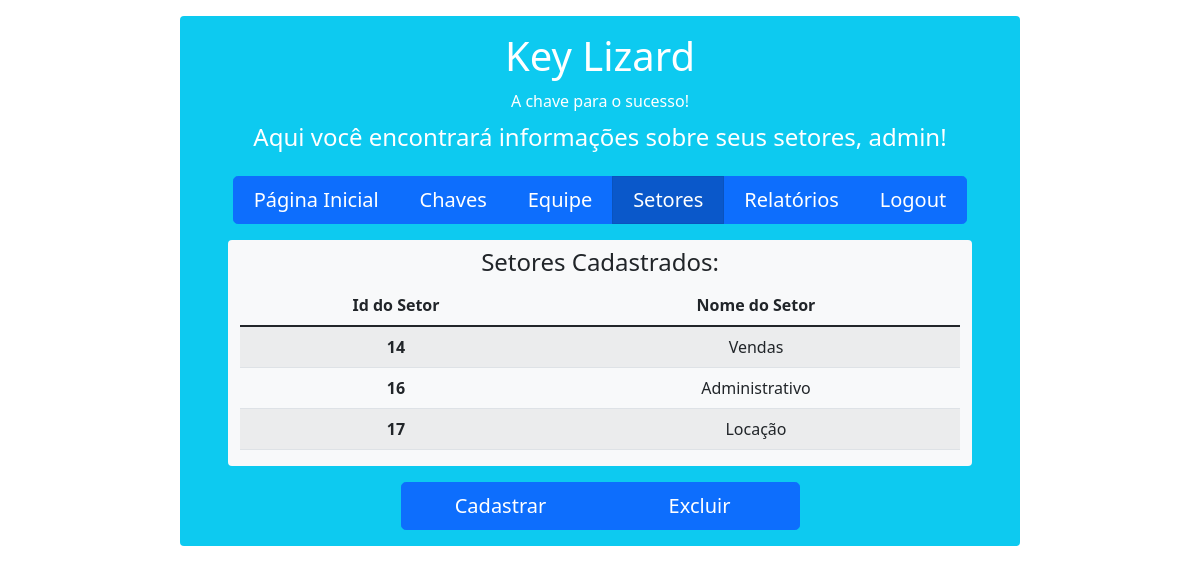
Screenshot of /setores/ (signed in) with the database file from the repository.
### setores/models.py (models this page shows, shortened)
class Setor(models.Model):
    usuario = models.ForeignKey(User, on_delete=models.CASCADE)
    nome_setor = models.CharField(max_length=30, default='Administrativo')
    class Meta:
        db_table = 'tb_setores'

### setores/views.py (the view)
# urls.py: path('', views.index_setores, name='index_setores'),
def index_setores(request):
    if request.user.is_authenticated:
        setores_listar = request.user.setor_set.all()
        context = {
            'setores_listar': setores_listar
        }
        return render(request, 'inicio_setores/index_setores.html', context=context)
    else:
        return render(request, 'inicio_setores/index_setores.html')

### setores/templates/inicio_setores/index_setores.html
{% extends 'base.html' %}
{% block content %}
    <div class="container rounded bg-info text-white mt-3 mb-3" style="max-width: 70%">
        <div class="row mt-3">
            <div class="col align-self-center text-center mt-3">
                <h1>Key Lizard</h1>
            </div>
        </div>
        <div class="row mt-1">
            <div class="col align-self-center text-center">
                <h6>A chave para o sucesso!</h6>
            </div>
        </div>
        {% if not user.is_authenticated %}
            <div class="row mt-3">
                <div class="col align-self-center text-center">
                    <strong>ATENÇÃO:</strong> Você não está logado!
                </div>
            </div>
            <div class="row mt-3">
                <div class="col align-self-center text-center">
                    <p>Para realizar o login: <a href="{% url 'login' %}" style="text-decoration: none">Clique aqui!</a> </p>
                </div>
            </div>
        {% else %}
            <div class="row mt-1 mb-3">
                <div class="col align-self-center text-center">
                    <h4>Aqui você encontrará informações sobre seus setores, {{user.username}}!</h4>
                </div>
            </div>
            <div class="row">
                <div class="col align-self-center text-center">
                    <div class="btn-group btn-group-lg mb-3" style="width: 90%">
                        <a href="{% url 'usuarios:index' %}" class="btn btn-primary">Página Inicial</a>
                        <a href="{% url 'chaves:index_chaves' %}" class="btn btn-primary">Chaves</a>
                        <a href="{% url 'corretores:index_corretores' %}" class="btn btn-primary">Equipe</a>
                        <a href="{% url 'setores:index_setores' %}" class="btn btn-primary active" aria-current="page">Setores</a>
                        <a href="{% url 'relatorios:index_relatorios' %}" class="btn btn-primary">Relatórios</a>
                        <a href="{% url 'logout' %}" class="btn btn-primary">Logout</a>
                    </div>
                </div>
            </div>
            <div class="row">
                <div class="col overflow-scroll rounded align-self-center text-center bg-light mx-5 mb-3"
                     style="max-height: 300px"
                >
                    <div class="row text-dark mt-2">
                        <h4>Setores Cadastrados:</h4>
                    </div>
                    <table class="table table-striped table-hover">
                        <thead>
                            <tr>
                                <th scope="col">Id do Setor</th>
                                <th scope="col">Nome do Setor</th>
                            </tr>
                        </thead>
                        <tbody>
                        {% for setor in setores_listar %}
                            <tr>
                                <th scope="row">{{ setor.id }}</th>
                                <td>{{ setor.nome_setor }}</td>
                            </tr>
                        {% endfor %}
                        </tbody>
                    </table>
                </div>
            </div>
            <div class="row">
                <div class="col align-self-center text-center">
                    <div class="btn-group btn-group-lg mb-3">
                        <a href="{% url 'setores:cadastrar_setores' %}" class="btn btn-primary" style="width: 200px">Cadastrar</a>
                        <a href="#" class="btn btn-primary" style="width: 200px">Excluir</a>
                    </div>
                </div>
            </div>
        {% endif %}
    </div>
{% endblock %}

### rows the page displays
Setor: id "14", nome_setor "Vendas"
Setor: id "16", nome_setor "Administrativo"
Setor: id "17", nome_setor "Locação"

### other values shown
{{ user.username }} "admin"
